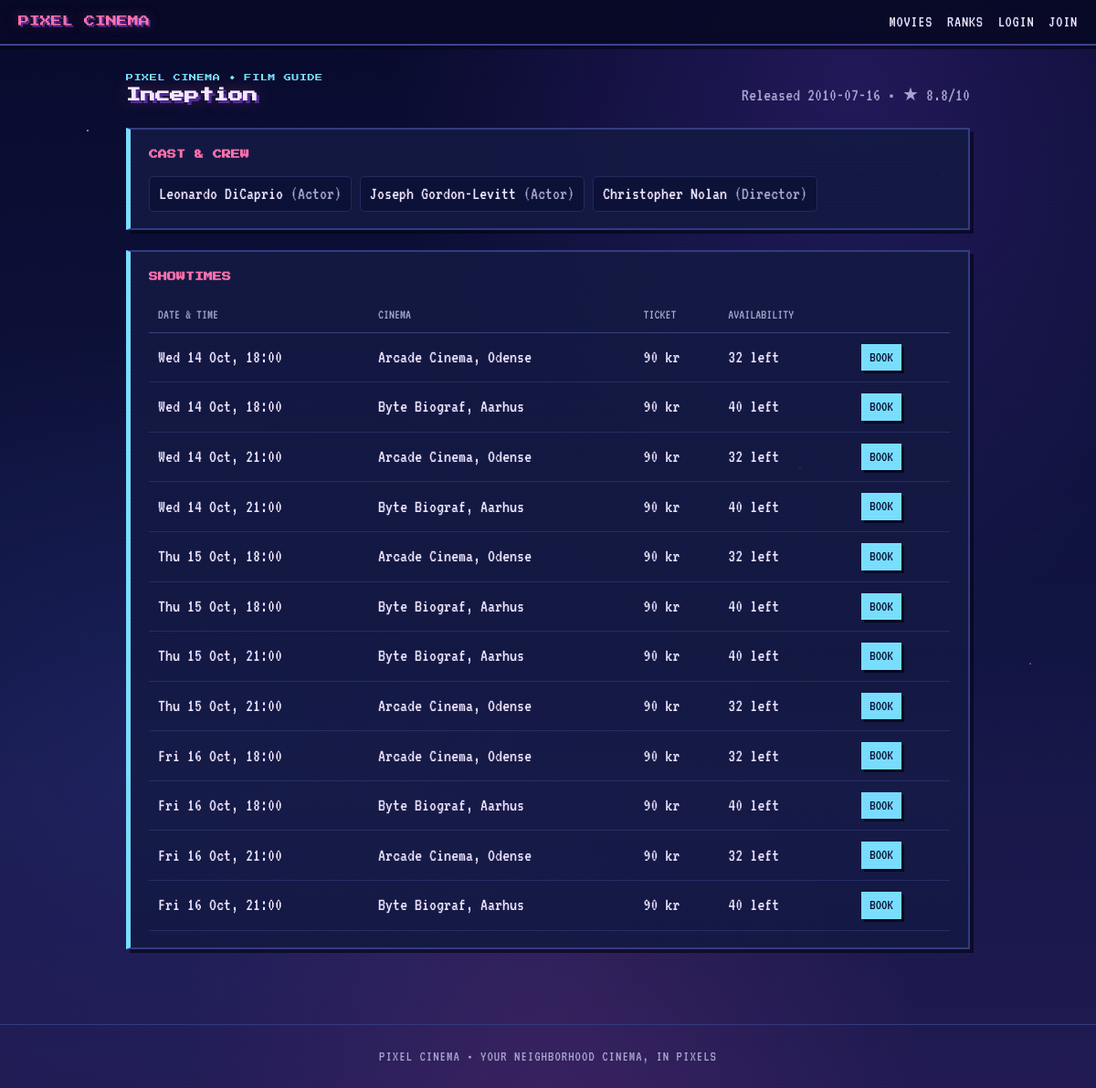
The page /movie.php?id=1 on the database its author committed.
### tables this page shows
CREATE TABLE `movies` (
   movieID INT not null auto_increment primary key,
   title VARCHAR(255),
   release_date DATE,
   rating DECIMAL(3,1) NULL,
   CONSTRAINT chk_movie_rating CHECK (rating IS NULL OR (rating >= 0 AND rating <= 10))
);

CREATE TABLE `castMovieRelation` (
   relationID INT not null auto_increment primary key,
   castID INT not null,
   movieID INT not null,
   relationToMovie VARCHAR(100),
   FOREIGN KEY (castID) REFERENCES `cast`(castID),
   FOREIGN KEY (movieID) REFERENCES `movies`(movieID)
);

CREATE TABLE `cast` (
   castID INT not null auto_increment primary key,
   firstName VARCHAR(100),
   lastName VARCHAR(100)
);

CREATE TABLE `showtimes` (
   showtimeID INT not null auto_increment primary key,
   movieID INT not null,
   theaterID INT not null,
   starts_at DATETIME not null,
   price INT not null,
   FOREIGN KEY (movieID) REFERENCES `movies`(movieID),
   FOREIGN KEY (theaterID) REFERENCES `theaters`(theaterID)
);

CREATE TABLE `theaters` (
   theaterID INT not null auto_increment primary key,
   name VARCHAR(100) not null,
   city VARCHAR(100) not null,
   seat_rows INT not null,
   seats_per_row INT not null
);

### includes/bootstrap.php (called while the page is built, shortened)
<?php
function e(?string $value): string
{
    return htmlspecialchars((string) $value, ENT_QUOTES, 'UTF-8');
}

### movie.php (the view, shortened to what this page needs)
<?php
require_once __DIR__ . '/includes/bootstrap.php';
$id = filter_input(INPUT_GET, 'id', FILTER_VALIDATE_INT);
$stmt = $pdo->prepare('SELECT movieID, title, release_date, rating FROM movies WHERE movieID = ?');
$stmt->execute([$id]);
$movie = $stmt->fetch();
$cast = $pdo->prepare(
    'SELECT c.firstName, c.lastName, r.relationToMovie
     FROM castMovieRelation r JOIN `cast` c ON c.castID = r.castID
     WHERE r.movieID = ? ORDER BY r.relationToMovie, c.lastName'
);
$cast->execute([$id]);
$cast = $cast->fetchAll();
$shows = $pdo->prepare(
    'SELECT s.showtimeID, s.starts_at, s.price, t.name, t.city,
            t.seat_rows * t.seats_per_row AS capacity,
            (SELECT COUNT(*) FROM bookings b WHERE b.showtimeID = s.showtimeID) AS taken
     FROM showtimes s JOIN theaters t ON t.theaterID = s.theaterID
     WHERE s.movieID = ? AND s.starts_at > NOW()
     ORDER BY s.starts_at'
);
$shows->execute([$id]);
$shows = $shows->fetchAll();
require __DIR__ . '/includes/header.php';
?>
<header class="film-heading">
    <div>
        <p class="eyebrow">PIXEL CINEMA &bull; FILM GUIDE</p>
        <h1><?= e($movie['title']) ?></h1>
    </div>
    <p class="muted">Released <?= e($movie['release_date']) ?> &bull; <?= $movie['rating'] !== null ? '&#9733; ' . e(number_format((float) $movie['rating'], 1)) . '/10' : 'Not rated' ?></p>
</header>
<section class="panel cast-panel">
    <h2>CAST &amp; CREW</h2>
    <ul>
    <?php foreach ($cast as $c): ?>
        <li><?= e($c['firstName'] . ' ' . $c['lastName']) ?> <span class="muted">(<?= e($c['relationToMovie']) ?>)</span></li>
    <?php endforeach; ?>
    </ul>
</section>
<section class="panel showtimes-panel">
    <h2>SHOWTIMES</h2>
    <div class="showtimes-table">
    <table>
        <?php if ($shows): ?>
        <thead><tr><th>Date &amp; time</th><th>Cinema</th><th>Ticket</th><th>Availability</th><th><span class="visually-hidden">Book seats</span></th></tr></thead>
        <?php endif; ?>
        <tbody>
        <?php foreach ($shows as $s): $left = (int) $s['capacity'] - (int) $s['taken']; ?>
        <tr>
            <td><?= e(date('D j M, H:i', strtotime($s['starts_at']))) ?></td>
            <td><?= e($s['name']) ?>, <?= e($s['city']) ?></td>
            <td><?= (int) $s['price'] ?> kr</td>
            <td><?= $left ?> left</td>
            <td><?= $left > 0 ? '<a class="btn small" href="book.php?showtime=' . (int) $s['showtimeID'] . '">Book</a>' : 'SOLD OUT' ?></td>
        </tr>
        <?php endforeach; ?>
        </tbody>
    </table>
    </div>
</section>
<?php require __DIR__ . '/includes/footer.php'; ?>

### styling/pixelArt.css (style rules this page uses)
:root { --bg: #090d32; --bg-deep: #050722; --panel: rgba(20, 25, 68, .92); --panel-edge: #343b80; --ink: #eee5ff; --muted: #a7a6d0; --phosphor: #9a83ff; --amber: #ff72ad; --rust: #ff668f; --neon-cyan: #79dfff; --neon-magenta: #ff72ad; --neon-green: #8ef0d1; --neon-yellow: #ffcf7a; --neon-red: #ff668f; --accent: var(--neon-magenta); --green: var(--neon-green); --red: var(--neon-red); --cyan: var(--neon-cyan); }
* { box-sizing: border-box; }
html { background: var(--bg-deep); }
body { position: relative; min-height: 100vh; margin: 0; color: var(--ink); font-family: "VT323", "Courier New", monospace; font-size: 20px; line-height: 1.35; background: radial-gradient(1px 1px at 8% 12%, rgba(235, 231, 255, .9) 50%, transparent 100%), radial-gradient(1px 1px at 19% 39%, rgba(121, 223, 255, .8) 50%, transparent 100%), radial-gradient(2px 2px at 31% 18%, rgba(235, 231, 255, .7) 50%, transparent 100%), radial-gradient(1px 1px at 47% 54%, rgba(255, 114, 173, .65) 50%, transparent 100%), radial-gradient(1px 1px at 58% 21%, rgba(235, 231, 255, .8) 50%, transparent 100%), radial-gradient(2px 2px at 73% 43%, rgba(121, 223, 255, .75) 50%, transparent 100%), radial-gradient(1px 1px at 86% 16%, rgba(235, 231, 255, .75) 50%, transparent 100%), radial-gradient(1px 1px at 94% 61%, rgba(255, 114, 173, .7) 50%, transparent 100%), radial-gradient(ellipse at 78% 8%, rgba(90, 54, 185, .3), transparent 38%), radial-gradient(ellipse at 18% 68%, rgba(56, 74, 177, .22), transparent 40%), radial-gradient(ellipse at 50% 105%, rgba(190, 75, 174, .16), transparent 48%), linear-gradient(180deg, #080b2d 0%, #111541 58%, #211b53 100%); }
body::before, body::after { position: fixed; inset: 0; z-index: 999; pointer-events: none; content: ""; }
body::before { opacity: .1; background: repeating-linear-gradient(to bottom, transparent 0 3px, rgba(0, 0, 0, .34) 4px); }
body::after { z-index: 998; opacity: .16; background: linear-gradient(180deg, transparent 58%, rgba(138, 105, 255, .12), transparent 88%); }
a { color: var(--neon-cyan); text-decoration: none; }
h1 { margin: 26px 4px 6px; color: #f5eaff; font-family: "Press Start 2P", "Courier New", monospace; font-size: 16px; line-height: 1.7; text-shadow: 3px 3px 0 #542c9a, 0 0 18px rgba(255, 114, 173, .35); }
h2 { color: var(--neon-magenta); font-family: "Press Start 2P", "Courier New", monospace; font-size: 10px; line-height: 1.8; }
.muted { color: var(--muted); }
.panel, .card, .badge, .flash { background: var(--panel); border: 2px solid var(--panel-edge); box-shadow: 4px 4px 0 rgba(4, 5, 26, .65); }
.panel { margin: 22px 4px; padding: 18px 20px; border-left: 5px solid var(--neon-cyan); }
.btn { position: relative; display: inline-block; margin: 4px; padding: 9px 14px; color: #090d32; background: var(--neon-cyan); border: 0; box-shadow: 3px 3px 0 #050722; cursor: pointer; font: inherit; text-decoration: none; text-transform: uppercase; transition: transform .12s, background-color .12s; }
.btn.small { padding: 4px 9px; font-size: 16px; }
.eyebrow { color: var(--neon-cyan); font-family: "Press Start 2P", "Courier New", monospace; font-size: 8px; letter-spacing: .08em; }
table { width: 100%; border-collapse: collapse; }
td { padding: 8px 10px; border-bottom: 1px dashed rgba(121, 223, 255, .28); }
.film-heading { display: flex; flex-wrap: wrap; justify-content: space-between; align-items: end; gap: 10px 24px; margin: 10px 4px 22px; }
.film-heading h1 { margin: 0; }
.film-heading p { margin: 0; }
.showtimes-panel h2, .cast-panel h2 { margin-top: 0; margin-bottom: 15px; }
.cast-panel ul { display: flex; flex-wrap: wrap; gap: 9px; margin: 0; padding: 0; list-style: none; }
.cast-panel li { padding: 5px 10px; background: rgba(8, 11, 45, .48); border: 1px solid rgba(143, 151, 255, .18); border-radius: 5px; }
.showtimes-table { overflow-x: auto; }
.showtimes-table table { min-width: 620px; }
.showtimes-table th { padding: 8px 10px; color: var(--muted); border-bottom: 1px solid rgba(143, 151, 255, .32); font-size: 15px; font-weight: 400; text-align: left; text-transform: uppercase; }
.showtimes-table td { border-bottom-style: solid; border-bottom-color: rgba(143, 151, 255, .16); }

### rows shown on the page
movies: title "Inception", release_date "2010-07-16", rating "8.8"
castmovierelation: castID.lastName "Leonardo DiCaprio", relationToMovie "Actor"
castmovierelation: castID.lastName "Joseph Gordon-Levitt", relationToMovie "Actor"
castmovierelation: castID.lastName "Christopher Nolan", relationToMovie "Director"
showtimes: starts_at "Wed 14 Oct, 18:00", theaterID.name "Arcade Cinema", theaterID.city "Odense", price "90", left "32"
showtimes: starts_at "Wed 14 Oct, 18:00", theaterID.name "Byte Biograf", theaterID.city "Aarhus", price "90", left "40"
showtimes: starts_at "Wed 14 Oct, 21:00", theaterID.name "Arcade Cinema", theaterID.city "Odense", price "90", left "32"
showtimes: starts_at "Wed 14 Oct, 21:00", theaterID.name "Byte Biograf", theaterID.city "Aarhus", price "90", left "40"
showtimes: starts_at "Thu 15 Oct, 18:00", theaterID.name "Arcade Cinema", theaterID.city "Odense", price "90", left "32"
showtimes: starts_at "Thu 15 Oct, 18:00", theaterID.name "Byte Biograf", theaterID.city "Aarhus", price "90", left "40"
showtimes: starts_at "Thu 15 Oct, 21:00", theaterID.name "Byte Biograf", theaterID.city "Aarhus", price "90", left "40"
showtimes: starts_at "Thu 15 Oct, 21:00", theaterID.name "Arcade Cinema", theaterID.city "Odense", price "90", left "32"
showtimes: starts_at "Fri 16 Oct, 18:00", theaterID.name "Arcade Cinema", theaterID.city "Odense", price "90", left "32"
showtimes: starts_at "Fri 16 Oct, 18:00", theaterID.name "Byte Biograf", theaterID.city "Aarhus", price "90", left "40"
showtimes: starts_at "Fri 16 Oct, 21:00", theaterID.name "Arcade Cinema", theaterID.city "Odense", price "90", left "32"
showtimes: starts_at "Fri 16 Oct, 21:00", theaterID.name "Byte Biograf", theaterID.city "Aarhus", price "90", left "40"
